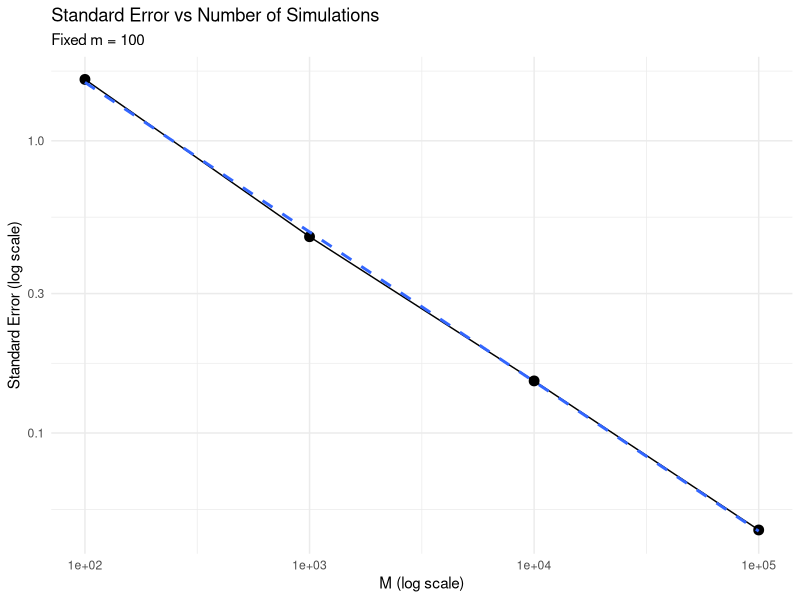
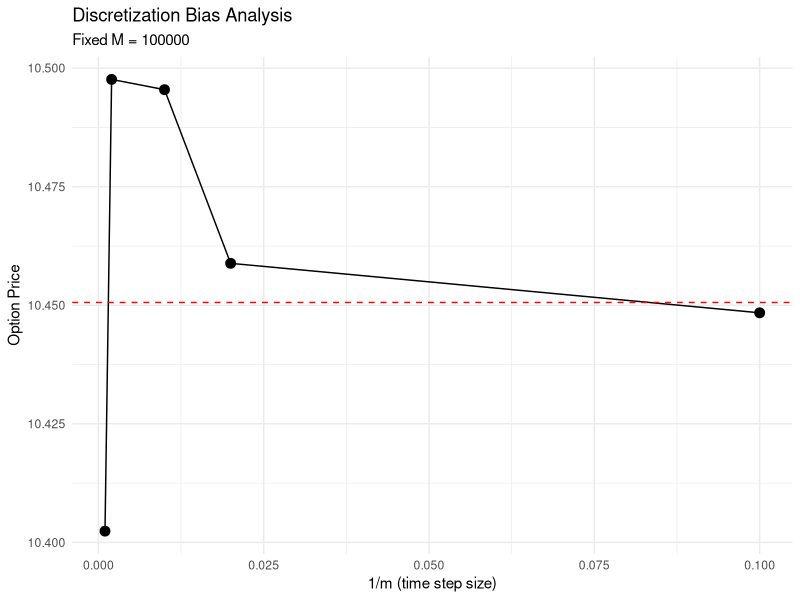
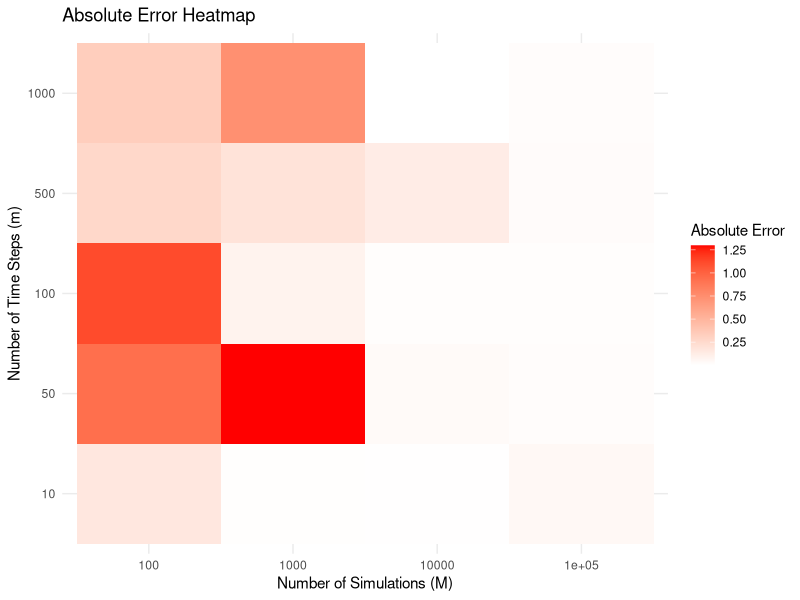

Reproduce these figures in R, in order.
# Exercise2_Convergence_Study.R
# Path-dependent simulation and convergence analysis

library(ggplot2)
library(dplyr)

set.seed(42)

# Function to simulate GBM path using Euler scheme
simulate_gbm_path <- function(S0, r, sigma, T, m, M) {
  dt <- T / m
  paths <- matrix(0, nrow = M, ncol = m + 1)
  paths[, 1] <- S0
  
  for (k in 1:m) {
    Z <- rnorm(M)
    paths[, k + 1] <- paths[, k] * exp((r - 0.5 * sigma^2) * dt + sigma * sqrt(dt) * Z)
  }
  
  return(paths)
}

# Function to price European call using Euler scheme
price_euler_call <- function(S0, K, r, sigma, T, m, M) {
  paths <- simulate_gbm_path(S0, r, sigma, T, m, M)
  ST <- paths[, m + 1]
  payoffs <- pmax(ST - K, 0)
  discount_factor <- exp(-r * T)
  price <- discount_factor * mean(payoffs)
  se <- discount_factor * sd(payoffs) / sqrt(M)
  return(list(price = price, se = se))
}

# Parameters
S0 <- 100
K <- 100
r <- 0.05
sigma <- 0.2
T <- 1

# Black-Scholes price for comparison
d1 <- (log(S0/K) + (r + 0.5 * sigma^2) * T) / (sigma * sqrt(T))
d2 <- d1 - sigma * sqrt(T)
BS_price <- S0 * pnorm(d1) - K * exp(-r * T) * pnorm(d2)

# Part 1: Fix m = 100, vary M
M_values <- c(100, 1000, 10000, 100000)
m_fixed <- 100

part1_results <- data.frame()

for (M in M_values) {
  result <- price_euler_call(S0, K, r, sigma, T, m_fixed, M)
  part1_results <- rbind(part1_results, data.frame(
    M = M,
    m = m_fixed,
    Price = result$price,
    SE = result$se,
    Error = result$price - BS_price
  ))
}

# Part 2: Fix M = 100000, vary m
M_fixed <- 100000
m_values <- c(10, 50, 100, 500, 1000)

part2_results <- data.frame()

for (m in m_values) {
  result <- price_euler_call(S0, K, r, sigma, T, m, M_fixed)
  part2_results <- rbind(part2_results, data.frame(
    M = M_fixed,
    m = m,
    Price = result$price,
    SE = result$se,
    Error = result$price - BS_price
  ))
}

# Part 3: Complete convergence table
part3_results <- data.frame()

for (M in M_values) {
  for (m in m_values) {
    result <- price_euler_call(S0, K, r, sigma, T, m, M)
    part3_results <- rbind(part3_results, data.frame(
      M = M,
      m = m,
      Price = result$price,
      SE = result$se,
      Error = result$price - BS_price,
      Abs_Error = abs(result$price - BS_price)
    ))
  }
}

# Part 4: Optimal allocation for budget C = 10^7
# Euler scheme has weak order gamma = 1
# Optimal: m* ~ C^(1/3), M* = C/m*
C_budget <- 1e7
m_optimal <- round(C_budget^(1/3))
M_optimal <- round(C_budget / m_optimal)

cat("\n======= Exercise 2 Results =======\n")
cat("\nBlack-Scholes Price:", round(BS_price, 6))

cat("\n\nPart 1: Fixed m = 100, Varying M")
print(part1_results, digits = 6)

cat("\n\nPart 2: Fixed M = 100000, Varying m")
print(part2_results, digits = 6)

cat("\n\nPart 3: Complete Convergence Table")
print(part3_results, digits = 6)

cat("\n\nPart 4: Optimal Allocation")
cat(sprintf("\nBudget C = %.0f", C_budget))
cat(sprintf("\nOptimal time steps (m*): %d", m_optimal))
cat(sprintf("\nOptimal samples (M*): %d", M_optimal))
cat(sprintf("\nTotal operations: %.0f", m_optimal * M_optimal))

# Plots
# Plot 1: SE vs M (log-log)
p1 <- ggplot(part1_results, aes(x = M, y = SE)) +
  geom_point(size = 3) +
  geom_line() +
  geom_smooth(method = "lm", se = FALSE, linetype = "dashed") +
  scale_x_log10() +
  scale_y_log10() +
  labs(title = "Standard Error vs Number of Simulations",
       subtitle = "Fixed m = 100",
       x = "M (log scale)",
       y = "Standard Error (log scale)") +
  theme_minimal()
print(p1)

# Plot 2: Bias vs 1/m
part2_results$inv_m <- 1 / part2_results$m
p2 <- ggplot(part2_results, aes(x = inv_m, y = Price)) +
  geom_point(size = 3) +
  geom_line() +
  geom_hline(yintercept = BS_price, linetype = "dashed", color = "red") +
  labs(title = "Discretization Bias Analysis",
       subtitle = "Fixed M = 100000",
       x = "1/m (time step size)",
       y = "Option Price") +
  theme_minimal()
print(p2)

# Plot 3: Heatmap of absolute error
p3 <- ggplot(part3_results, aes(x = factor(M), y = factor(m), fill = Abs_Error)) +
  geom_tile() +
  scale_fill_gradient(low = "white", high = "red") +
  labs(title = "Absolute Error Heatmap",
       x = "Number of Simulations (M)",
       y = "Number of Time Steps (m)",
       fill = "Absolute Error") +
  theme_minimal()
print(p3)

# Save results
saveRDS(list(
  part1 = part1_results,
  part2 = part2_results,
  part3 = part3_results,
  optimal = data.frame(m = m_optimal, M = M_optimal)
), "exercise2_results.rds")
